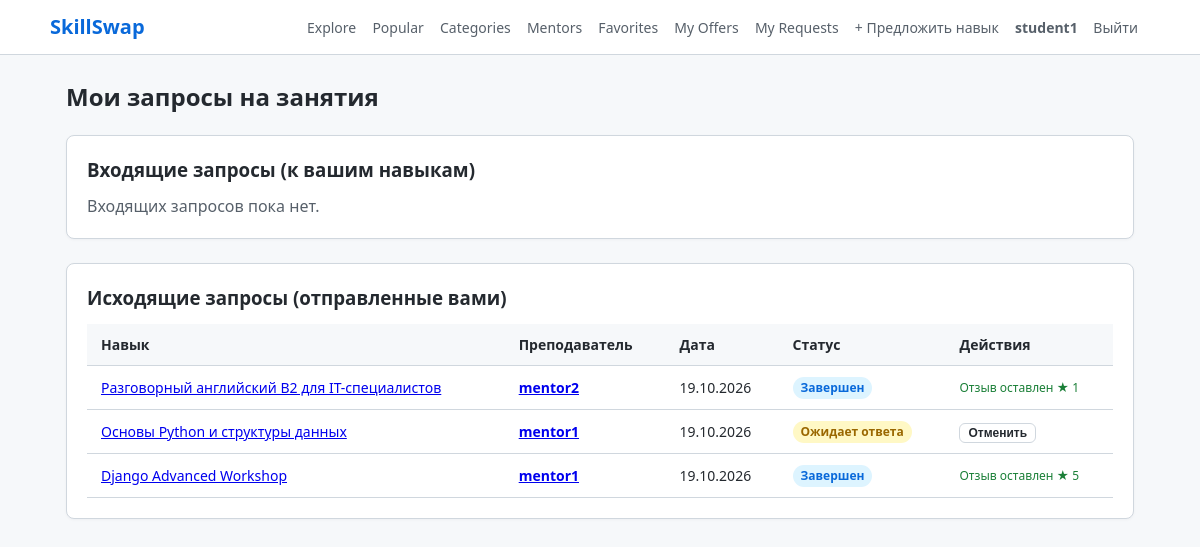
/my-requests/ (signed in), run on the app's committed database.
### accounts/models.py (models this page shows, shortened)
class User(AbstractUser):
    ROLE_CHOICES = [
        ("superadmin", "Супер админ"),
        ("admin", "Админ"),
        ("user", "Юзер"),
    ]
    role = models.CharField(max_length=20, choices=ROLE_CHOICES, default="user")
    is_banned = models.BooleanField(default=False)
    avatar = models.ImageField(upload_to="avatars/", null=True, blank=True)
    bio = models.TextField(blank=True, default="")
    def is_super_admin(self) -> bool:
        return self.is_superuser or self.role == "superadmin"
    def is_any_admin(self) -> bool:
        return self.is_superuser or self.role in ("superadmin", "admin")

### offers/models.py (models this page shows, shortened)
class LessonRequest(models.Model):
    STATUS_CHOICES = [
        ("pending", "Pending"),
        ("accepted", "Accepted"),
        ("rejected", "Rejected"),
        ("completed", "Completed"),
        ("cancelled", "Cancelled"),
    ]
    offer = models.ForeignKey(
        SkillOffer, on_delete=models.CASCADE, related_name="lesson_requests"
    )
    student = models.ForeignKey(
        settings.AUTH_USER_MODEL,
        on_delete=models.CASCADE,
        related_name="sent_requests",
    )
    status = models.CharField(max_length=20, choices=STATUS_CHOICES, default="pending")
    message = models.TextField(blank=True, default="")
    created_at = models.DateTimeField(auto_now_add=True)
    class Meta:
        ordering = ["-created_at"]

class SkillOffer(models.Model):
    LEVEL_CHOICES = [
        ("Beginner", "Beginner"),
        ("Intermediate", "Intermediate"),
        ("Advanced", "Advanced"),
    ]
    FORMAT_CHOICES = [
        ("Online", "Online"),
        ("Offline", "Offline"),
    ]
    STATUS_CHOICES = [
        ("draft", "Draft"),
        ("pending", "Pending"),
        ("published", "Published"),
        ("rejected", "Rejected"),
    ]
    title = models.CharField(max_length=200)
    description = models.TextField()
    image = models.ImageField(upload_to="offers/", null=True, blank=True)
    category = models.ForeignKey(
        Category, on_delete=models.CASCADE, related_name="offers"
    )
    level = models.CharField(max_length=20, choices=LEVEL_CHOICES, default="Beginner")
    format = models.CharField(max_length=20, choices=FORMAT_CHOICES, default="Online")
    duration = models.CharField(max_length=50, default="60 минут")
    author = models.ForeignKey(
        settings.AUTH_USER_MODEL, on_delete=models.CASCADE, related_name="offers"
    )
    created_at = models.DateTimeField(auto_now_add=True)
    status = models.CharField(max_length=20, choices=STATUS_CHOICES, default="pending")
    class Meta:
        ordering = ["-created_at"]

class Review(models.Model):
    offer = models.ForeignKey(
        SkillOffer, on_delete=models.CASCADE, related_name="reviews"
    )
    lesson_request = models.OneToOneField(
        LessonRequest, on_delete=models.CASCADE, related_name="review"
    )
    student = models.ForeignKey(
        settings.AUTH_USER_MODEL, on_delete=models.CASCADE, related_name="reviews"
    )
    rating = models.IntegerField(choices=[(i, str(i)) for i in range(1, 6)])
    comment = models.TextField()
    created_at = models.DateTimeField(auto_now_add=True)
    class Meta:
        ordering = ["-created_at"]

### offers/views.py (the view)
# urls.py: path("my-requests/", views.my_requests, name="my_requests"),
@login_required
def my_requests(request: HttpRequest) -> HttpResponse:
    sent_requests = (
        LessonRequest.objects.filter(student=request.user)
        .select_related("offer", "offer__author")
        .all()
    )
    received_requests = (
        LessonRequest.objects.filter(offer__author=request.user)
        .select_related("offer", "student")
        .all()
    )
    context = {
        "sent_requests": sent_requests,
        "received_requests": received_requests,
    }
    return render(request, "offers/my_requests.html", context)

### templates/offers/my_requests.html (shortened to what this page needs)
{% extends "base.html" %}
{% block content %}
<h2 style="margin-bottom: 20px;">Мои запросы на занятия</h2>
<div class="card">
    <h3>Входящие запросы (к вашим навыкам)</h3>
    {% if received_requests %}
        <table>
            <thead>
                <tr>
                    <th>Студент</th>
                    <th>Навык</th>
                    <th>Сообщение</th>
                    <th>Дата</th>
                    <th>Статус</th>
                    <th>Действия</th>
                </tr>
            </thead>
            <tbody>
                {% for req in received_requests %}
                    <tr>
                        <td>
                            <a href="{% url 'accounts:profile' username=req.student.username %}">
                                <strong>{{ req.student.username }}</strong>
                            </a>
                        </td>
                        <td>
                            <a href="{% url 'offers:offer_detail' offer_id=req.offer.id %}">{{ req.offer.title }}</a>
                        </td>
                        <td>{{ req.message|default:"—" }}</td>
                        <td>{{ req.created_at|date:"d.m.Y" }}</td>
                        <td>
                            {% if req.status == "pending" %}
                                <span class="badge badge-pending">Ожидает</span>
                            {% elif req.status == "accepted" %}
                                <span class="badge badge-accepted">Принят</span>
                            {% elif req.status == "rejected" %}
                                <span class="badge badge-rejected">Отклонен</span>
                            {% elif req.status == "completed" %}
                                <span class="badge badge-completed">Завершен</span>
                            {% elif req.status == "cancelled" %}
                                <span class="badge badge-cancelled">Отменен</span>
                            {% endif %}
                        </td>
                        <td>
                            <div style="display: flex; gap: 6px;">
                                {% if req.status == "pending" %}
                                    <form method="post" action="{% url 'offers:request_action' request_id=req.id action='accept' %}">
                                        {% csrf_token %}
                                        <button type="submit" class="btn btn-primary" style="padding: 2px 8px; font-size: 12px;">Принять</button>
                                    </form>
                                    <form method="post" action="{% url 'offers:request_action' request_id=req.id action='reject' %}">
                                        {% csrf_token %}
                                        <button type="submit" class="btn btn-outline" style="padding: 2px 8px; font-size: 12px;">Отклонить</button>
                                    </form>
                                {% elif req.status == "accepted" %}
                                    <form method="post" action="{% url 'offers:request_action' request_id=req.id action='complete' %}">
                                        {% csrf_token %}
                                        <button type="submit" class="btn btn-outline" style="padding: 2px 8px; font-size: 12px;">Завершить занятие</button>
                                    </form>
                                {% else %}
                                    <span style="font-size: 12px; color: #57606a;">—</span>
                                {% endif %}
                            </div>
                        </td>
                    </tr>
                {% endfor %}
            </tbody>
        </table>
    {% else %}
        <p style="color: #57606a; margin-top: 10px;">Входящих запросов пока нет.</p>
    {% endif %}
</div>
<div class="card" style="margin-top: 24px;">
    <h3>Исходящие запросы (отправленные вами)</h3>
    {% if sent_requests %}
        <table>
            <thead>
                <tr>
                    <th>Навык</th>
                    <th>Преподаватель</th>
                    <th>Дата</th>
                    <th>Статус</th>
                    <th>Действия</th>
                </tr>
            </thead>
            <tbody>
                {% for req in sent_requests %}
                    <tr>
                        <td>
                            <a href="{% url 'offers:offer_detail' offer_id=req.offer.id %}">{{ req.offer.title }}</a>
                        </td>
                        <td>
                            <a href="{% url 'accounts:profile' username=req.offer.author.username %}">
                                <strong>{{ req.offer.author.username }}</strong>
                            </a>
                        </td>
                        <td>{{ req.created_at|date:"d.m.Y" }}</td>
                        <td>
                            {% if req.status == "pending" %}
                                <span class="badge badge-pending">Ожидает ответа</span>
                            {% elif req.status == "accepted" %}
                                <span class="badge badge-accepted">Принят</span>
                            {% elif req.status == "rejected" %}
                                <span class="badge badge-rejected">Отклонен</span>
                            {% elif req.status == "completed" %}
                                <span class="badge badge-completed">Завершен</span>
                            {% elif req.status == "cancelled" %}
                                <span class="badge badge-cancelled">Отменен</span>
                            {% endif %}
                        </td>
                        <td>
                            <div style="display: flex; gap: 6px;">
                                {% if req.status == "pending" %}
                                    <form method="post" action="{% url 'offers:request_action' request_id=req.id action='cancel' %}">
                                        <button type="submit" class="btn btn-outline" style="padding: 2px 8px; font-size: 12px;">Отменить</button>
                                    </form>
                                {% elif req.status == "accepted" %}
                                    <form method="post" action="{% url 'offers:request_action' request_id=req.id action='complete' %}">
                                        {% csrf_token %}
                                        <button type="submit" class="btn btn-outline" style="padding: 2px 8px; font-size: 12px;">Завершить</button>
                                    </form>
                                {% elif req.status == "completed" %}
                                    {% if req.review %}
                                        <span style="font-size: 12px; color: #1a7f37;">Отзыв оставлен ★ {{ req.review.rating }}</span>
                                    {% else %}
                                        <a href="{% url 'offers:review_create' request_id=req.id %}" class="btn btn-primary" style="padding: 2px 8px; font-size: 12px;">Оценить занятие</a>
                                    {% endif %}
                                {% else %}
                                    <span style="font-size: 12px; color: #57606a;">—</span>
                                {% endif %}
                            </div>
                        </td>
                    </tr>
                {% endfor %}
            </tbody>
        </table>
    {% else %}
        <p style="color: #57606a; margin-top: 10px;">Вы еще не отправляли запросов на занятия.</p>
    {% endif %}
</div>
{% endblock %}

### templates/_header.html (shortened to what this page needs)
{% load static %}
<header>
    <div class="nav-container">
        <a href="{% url 'offers:explore' %}" class="brand">SkillSwap</a>
        <nav>
            <a href="{% url 'offers:explore' %}">Explore</a>
            <a href="{% url 'offers:popular' %}">Popular</a>
            <a href="{% url 'offers:categories_list' %}">Categories</a>
            <a href="{% url 'offers:mentors_list' %}">Mentors</a>
            {% if user.is_authenticated %}
                <a href="{% url 'offers:favorites_list' %}">Favorites</a>
                <a href="{% url 'offers:my_offers' %}">My Offers</a>
                <a href="{% url 'offers:my_requests' %}">My Requests</a>
                <a href="{% url 'offers:offer_create' %}">+ Предложить навык</a>
                <a href="{% url 'accounts:profile' username=user.username %}">
                    <strong>{{ user.username }}</strong>
                </a>
                <a href="{% url 'accounts:logout' %}">Выйти</a>
            {% else %}
                <a href="{% url 'accounts:login' %}">Войти</a>
                <a href="{% url 'accounts:register' %}" class="btn btn-primary" style="padding: 4px 12px; color: white;">Регистрация</a>
            {% endif %}
        </nav>
    </div>
</header>

### static/style.css (style rules this page uses)
* { box-sizing: border-box; margin: 0; padding: 0; }
body { font-family: system-ui, -apple-system, "Segoe UI", Roboto, sans-serif; color: #24292f; background-color: #f6f8fa; line-height: 1.5; padding-bottom: 50px; }
header { background-color: #ffffff; border-bottom: 1px solid #d0d7de; padding: 12px 24px; margin-bottom: 24px; }
.nav-container { max-width: 1100px; margin: 0 auto; display: flex; justify-content: space-between; align-items: center; flex-wrap: wrap; gap: 12px; }
.brand { font-size: 20px; font-weight: 700; color: #0969da; text-decoration: none; }
nav a { color: #57606a; text-decoration: none; font-size: 14px; font-weight: 500; margin-right: 12px; }
.card { background-color: #ffffff; border: 1px solid #d0d7de; border-radius: 8px; padding: 20px; margin-bottom: 20px; box-shadow: 0 1px 3px rgba(31,35,40,0.04); }
.badge { display: inline-block; padding: 2px 8px; font-size: 12px; font-weight: 600; border-radius: 12px; }
.badge-pending { background-color: #fff8c5; color: #9a6700; }
.badge-completed { background-color: #ddf4ff; color: #0969da; }
.btn { display: inline-block; padding: 7px 16px; font-size: 14px; font-weight: 600; text-align: center; border-radius: 6px; text-decoration: none; cursor: pointer; border: 1px solid transparent; }
.btn-outline { background-color: transparent; color: #24292f; border: 1px solid #d0d7de; }
table { width: 100%; border-collapse: collapse; margin-top: 12px; }
th, td { padding: 10px 14px; text-align: left; border-bottom: 1px solid #d0d7de; font-size: 14px; }
th { background-color: #f6f8fa; font-weight: 600; }

### data on the page
User: username "student1"
LessonRequest: offer "Разговорный английский B2 для IT-специалистов", offer.author.username "mentor2", created_at "19.10.2026", status "Завершен", review.rating "1"
LessonRequest: offer "Основы Python и структуры данных", offer.author.username "mentor1", created_at "19.10.2026", status "Ожидает ответа"
LessonRequest: offer "Django Advanced Workshop", offer.author.username "mentor1", created_at "19.10.2026", status "Завершен", review.rating "5"
